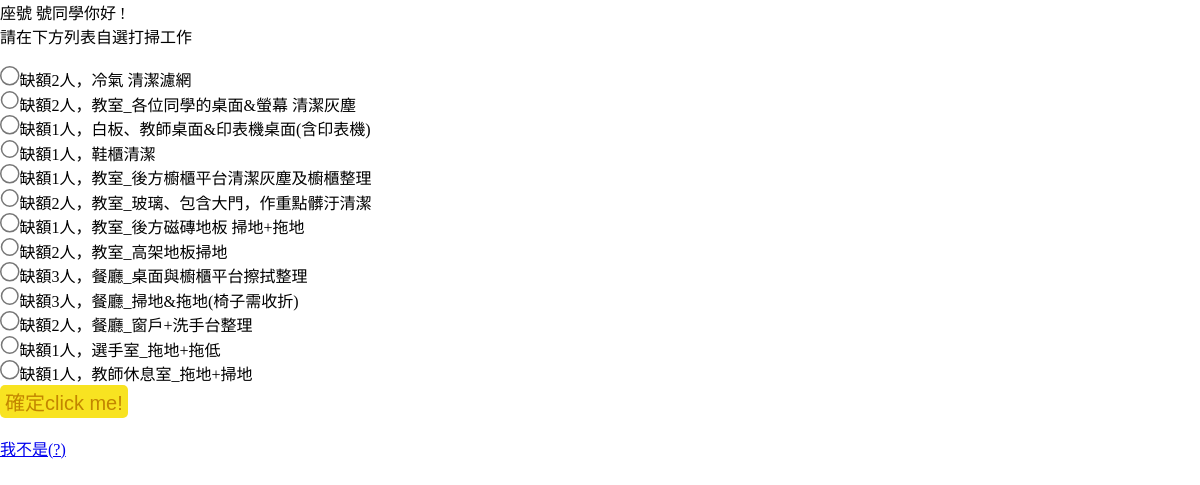
The page /vote.php on the database its author committed.
### tables this page shows
CREATE TABLE `options` (
  `id` int(10) UNSIGNED NOT NULL,
  `description` text NOT NULL,
  `total` int(1) UNSIGNED NOT NULL,
  `def` int(1) UNSIGNED NOT NULL,
  `subject_id` int(10) UNSIGNED NOT NULL
);

### vote.php (the view, shortened to what this page needs)
<link rel="stylesheet" href="./css/style.css">
<?php
include_once "./db.php";
$selection = $_GET['selection'];
$name = $pdo->query("SELECT `name` FROM `members` WHERE `seat_id`='$selection'")->fetchColumn();
echo "座號 " . $selection ." 號同學你好&nbsp!" ;
echo "<br>請在下方列表自選打掃工作<br><br>";
$options = $pdo->query("select * from `options` where `subject_id`='0'")->fetchAll(PDO::FETCH_ASSOC);
?>
<form action="./api/vote.php" method="post">
    <ul>
        <?php
        foreach ($options as $idx => $opt) {
            echo "<li>";
               if ($opt['total']!=0) {
                echo "<input type='radio' name='desc' value='{$opt['id']}' class='radio-btn'>";
               }else{
                echo "&nbsp&nbsp&nbsp&nbsp";
               }
            echo "<span>缺額{$opt['total']}人，</span>";
            echo "<span>{$opt['description']}</span>";
            echo "</li>";
        }
        ?>
    </ul>
    <div>
        <input type="submit" value="確定click me!" class="await">
    </div>
    <br>
    <a href="/">我不是<?=$name . '(?)'; ?></a>
</form>

### css/style.css (style rules this page uses)
* { box-sizing: border-box; margin:0; padding:0; }
.await { padding:2px 5px; border-radius:5px; background:rgb(248, 227, 33); color:rgb(194, 133, 1); border:0; font-size:20px; }
.radio-btn { zoom: 1.5; }

### rows shown on the page
options: total "2", description "冷氣 清潔濾網"
options: total "2", description "教室_各位同學的桌面&螢幕 清潔灰塵"
options: total "1", description "白板、教師桌面&印表機桌面(含印表機)"
options: total "1", description "鞋櫃清潔"
options: total "1", description "教室_後方櫥櫃平台清潔灰塵及櫥櫃整理"
options: total "2", description "教室_玻璃、包含大門，作重點髒汙清潔"
options: total "1", description "教室_後方磁磚地板 掃地+拖地"
options: total "2", description "教室_高架地板掃地"
options: total "3", description "餐廳_桌面與櫥櫃平台擦拭整理"
options: total "3", description "餐廳_掃地&拖地(椅子需收折)"
options: total "2", description "餐廳_窗戶+洗手台整理"
options: total "1", description "選手室_拖地+拖低"
options: total "1", description "教師休息室_拖地+掃地"
